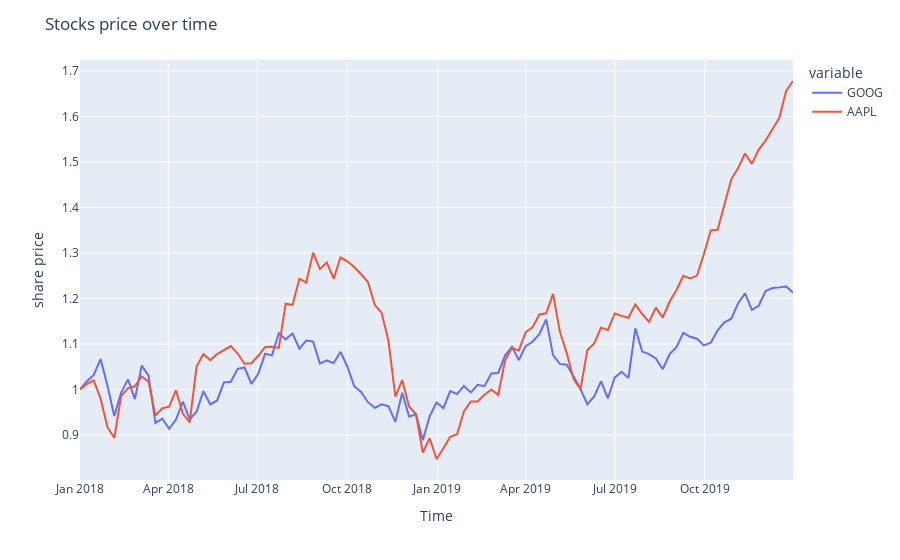

Notebook code cell kept with this figure:
### Code cell
fig=px.line(df,x='date',y=['GOOG','AAPL'])
fig.update_layout(title='Stocks price over time',
                  xaxis_title='Time',
                  yaxis_title='share price',
                  # New Attributes
                  title_x=0.5,             # Centers the title
                  hovermode='x unified',   # Shows all lines' data at one x-position (date)
                    plot_bgcolor='white',    # Sets the plot background color
                    legend=dict(             # Customizes the legend appearance
                        orientation="h",     # Horizontal legend
                        yanchor="bottom",
                        y=1.02,
                        xanchor="right",
                        x=1)
                    )
